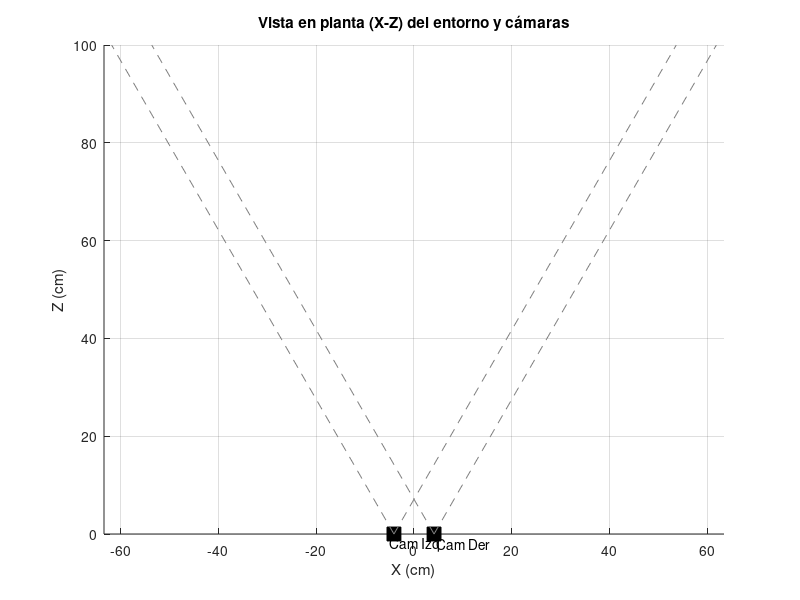

Reproduce this figure in MATLAB. (Note: this script raises an error after producing the figure.)
figure
hold on
axis equal
grid on
xlabel('X (cm)')
ylabel('Z (cm)')
title('Vista en planta (X-Z) del entorno y cámaras')

% Parámetros de la escena
baseline = 8.2; % distancia entre cámaras (d) en cm
fov = 60; % campo de visión en grados (30° hacia cada lado)
cam_z = 0; % Las cámaras están en z = 0

% Dibujar cámaras (posición X, Z)
plot(-baseline/2, cam_z, 'ks', 'MarkerSize', 10, 'MarkerFaceColor', 'k') % Cámara izquierda
plot( baseline/2, cam_z, 'ks', 'MarkerSize', 10, 'MarkerFaceColor', 'k') % Cámara derecha
text(-baseline/2 - 1, -2, 'Cam Izq')
text( baseline/2 + 0.5, -2, 'Cam Der')

% Dibujar ángulos de visión
max_view = 100; % distancia máxima para dibujar las líneas de visión

% Líneas de visión cámara izquierda
line([-baseline/2, -baseline/2 + max_view*tand(-fov/2)], [0, max_view], 'Color', [0.5 0.5 0.5], 'LineStyle', '--')
line([-baseline/2, -baseline/2 + max_view*tand(fov/2)], [0, max_view], 'Color', [0.5 0.5 0.5], 'LineStyle', '--')

% Líneas de visión cámara derecha
line([baseline/2, baseline/2 + max_view*tand(-fov/2)], [0, max_view], 'Color', [0.5 0.5 0.5], 'LineStyle', '--')
line([baseline/2, baseline/2 + max_view*tand(fov/2)], [0, max_view], 'Color', [0.5 0.5 0.5], 'LineStyle', '--')

xRbrd = (xcBRd*zBR)/f;
xRbvd = (xcBVd*zBV)/f;
xRbad = (xcBAd*zBA)/f;
xRcad = (xcCAd*zCA)/f;

xRbri = (xcBRi*zBR)/f;
xRbvi = (xcBVi*zBV)/f;
xRbai = (xcBAi*zBA)/f;
xRcai = (xcCAi*zCA)/f;

xRBR = (xRbrd + xRbri)/2;
xRBV = (xRbvd + xRbvi)/2;
xRBA = (xRbad + xRbai)/2;
xRCA = (xRcad + xRcai)/2;

objetos = {
    xRBR, zBR, 'Bloque Rojo', 'r'
    xRBV, zBV, 'Bloque Verde', 'g'
    xRBA, zBA, 'Cubo rubick', 'y'
    xRCA, zCA, 'Carro Azul', 'b'
};

% Dibujar los objetos en el plano
for k = 1:size(objetos,1)
    x = objetos{k,1};
    z = objetos{k,2};
    nombre = objetos{k,3};
    color = objetos{k,4};

    plot(x, z, 'o', 'MarkerSize', 10, 'MarkerFaceColor', color, 'MarkerEdgeColor', 'k')
    text(x + 1, z + 2, nombre, 'FontSize', 9)
end



ylim([0, 100])